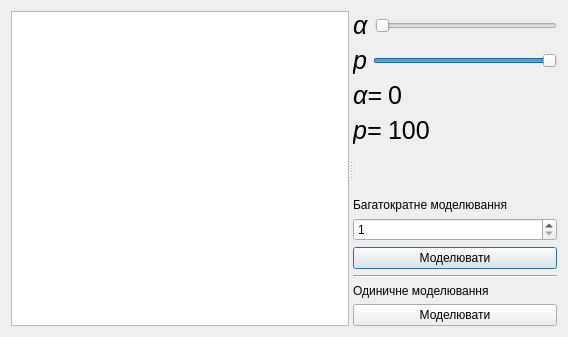
<?xml version="1.0" encoding="UTF-8"?>
<ui version="4.0">
 <class>ExampleTwo</class>
 <widget class="QDialog" name="ExampleTwo">
  <property name="geometry">
   <rect>
    <x>0</x>
    <y>0</y>
    <width>568</width>
    <height>337</height>
   </rect>
  </property>
  <property name="windowTitle">
   <string>Приклад 2</string>
  </property>
  <property name="whatsThis">
   <string>&lt;html&gt;&lt;head/&gt;&lt;body&gt;&lt;p align=&quot;center&quot;&gt;&lt;span style=&quot; font-size:18pt;&quot;&gt;Для правильної роботи програми задайте проміжок змінюючи положення повзунків, та натисніть кнопку моделювати.&lt;/span&gt;&lt;/p&gt;&lt;/body&gt;&lt;/html&gt;</string>
  </property>
  <layout class="QGridLayout" name="gridLayout">
   <item row="0" column="0">
    <widget class="QSplitter" name="splitter">
     <property name="orientation">
      <enum>Qt::Horizontal</enum>
     </property>
     <widget class="QGraphicsView" name="graphicsView"/>
     <widget class="QWidget" name="layoutWidget">
      <layout class="QVBoxLayout" name="verticalLayout">
       <item>
        <layout class="QHBoxLayout" name="horizontalLayout">
         <item>
          <widget class="QLabel" name="label">
           <property name="styleSheet">
            <string notr="true">font-size: 25px;
font-style: italic;</string>
           </property>
           <property name="text">
            <string>&lt;html&gt;&lt;head/&gt;&lt;body&gt;&lt;p&gt;&amp;#945;&lt;/p&gt;&lt;/body&gt;&lt;/html&gt;</string>
           </property>
          </widget>
         </item>
         <item>
          <widget class="QSlider" name="horizontalSlider">
           <property name="maximum">
            <number>100</number>
           </property>
           <property name="orientation">
            <enum>Qt::Horizontal</enum>
           </property>
          </widget>
         </item>
        </layout>
       </item>
       <item>
        <layout class="QHBoxLayout" name="horizontalLayout_2">
         <item>
          <widget class="QLabel" name="label_2">
           <property name="styleSheet">
            <string notr="true">font-size: 25px;
font-style: italic;</string>
           </property>
           <property name="text">
            <string>&lt;html&gt;&lt;head/&gt;&lt;body&gt;&lt;p&gt;p&lt;/p&gt;&lt;/body&gt;&lt;/html&gt;</string>
           </property>
          </widget>
         </item>
         <item>
          <widget class="QSlider" name="horizontalSlider_2">
           <property name="maximum">
            <number>100</number>
           </property>
           <property name="value">
            <number>100</number>
           </property>
           <property name="orientation">
            <enum>Qt::Horizontal</enum>
           </property>
          </widget>
         </item>
        </layout>
       </item>
       <item>
        <layout class="QHBoxLayout" name="horizontalLayout_3">
         <item>
          <widget class="QLabel" name="label_3">
           <property name="styleSheet">
            <string notr="true">font-size: 25px;
font-style: italic;</string>
           </property>
           <property name="text">
            <string>&lt;html&gt;&lt;head/&gt;&lt;body&gt;&lt;p&gt;&amp;#945;=&lt;/p&gt;&lt;/body&gt;&lt;/html&gt;</string>
           </property>
          </widget>
         </item>
         <item>
          <widget class="QLabel" name="l_a">
           <property name="styleSheet">
            <string notr="true">font-size: 25px;</string>
           </property>
           <property name="text">
            <string>0</string>
           </property>
          </widget>
         </item>
         <item>
          <spacer name="horizontalSpacer">
           <property name="orientation">
            <enum>Qt::Horizontal</enum>
           </property>
           <property name="sizeHint" stdset="0">
            <size>
             <width>40</width>
             <height>20</height>
            </size>
           </property>
          </spacer>
         </item>
        </layout>
       </item>
       <item>
        <layout class="QHBoxLayout" name="horizontalLayout_4">
         <item>
          <widget class="QLabel" name="label_4">
           <property name="styleSheet">
            <string notr="true">font-size: 25px;
font-style: italic;</string>
           </property>
           <property name="text">
            <string>&lt;html&gt;&lt;head/&gt;&lt;body&gt;&lt;p&gt;p=&lt;/p&gt;&lt;/body&gt;&lt;/html&gt;</string>
           </property>
          </widget>
         </item>
         <item>
          <widget class="QLabel" name="l_p">
           <property name="styleSheet">
            <string notr="true">font-size: 25px;</string>
           </property>
           <property name="text">
            <string>100</string>
           </property>
          </widget>
         </item>
         <item>
          <spacer name="horizontalSpacer_2">
           <property name="orientation">
            <enum>Qt::Horizontal</enum>
           </property>
           <property name="sizeHint" stdset="0">
            <size>
             <width>40</width>
             <height>20</height>
            </size>
           </property>
          </spacer>
         </item>
        </layout>
       </item>
       <item>
        <spacer name="verticalSpacer">
         <property name="orientation">
          <enum>Qt::Vertical</enum>
         </property>
         <property name="sizeHint" stdset="0">
          <size>
           <width>20</width>
           <height>40</height>
          </size>
         </property>
        </spacer>
       </item>
       <item>
        <widget class="QLabel" name="label_5">
         <property name="text">
          <string>Багатократне моделювання</string>
         </property>
        </widget>
       </item>
       <item>
        <widget class="QSpinBox" name="spinBox">
         <property name="minimum">
          <number>1</number>
         </property>
         <property name="maximum">
          <number>999999999</number>
         </property>
        </widget>
       </item>
       <item>
        <widget class="QPushButton" name="pushButton_2">
         <property name="text">
          <string>Моделювати</string>
         </property>
        </widget>
       </item>
       <item>
        <widget class="Line" name="line">
         <property name="orientation">
          <enum>Qt::Horizontal</enum>
         </property>
        </widget>
       </item>
       <item>
        <widget class="QLabel" name="label_6">
         <property name="text">
          <string>Одиничне моделювання</string>
         </property>
        </widget>
       </item>
       <item>
        <widget class="QPushButton" name="pushButton">
         <property name="text">
          <string>Моделювати</string>
         </property>
         <property name="shortcut">
          <string>Return</string>
         </property>
        </widget>
       </item>
      </layout>
     </widget>
    </widget>
   </item>
  </layout>
 </widget>
 <resources/>
 <connections>
  <connection>
   <sender>horizontalSlider</sender>
   <signal>sliderMoved(int)</signal>
   <receiver>l_a</receiver>
   <slot>setNum(int)</slot>
   <hints>
    <hint type="sourcelabel">
     <x>347</x>
     <y>27</y>
    </hint>
    <hint type="destinationlabel">
     <x>410</x>
     <y>17</y>
    </hint>
   </hints>
  </connection>
  <connection>
   <sender>horizontalSlider_2</sender>
   <signal>sliderMoved(int)</signal>
   <receiver>l_p</receiver>
   <slot>setNum(int)</slot>
   <hints>
    <hint type="sourcelabel">
     <x>344</x>
     <y>66</y>
    </hint>
    <hint type="destinationlabel">
     <x>405</x>
     <y>59</y>
    </hint>
   </hints>
  </connection>
 </connections>
</ui>
